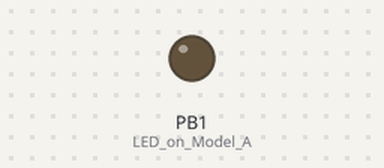
Bench run of a sketch on a simulated ATtiny85, built with avr-gcc and run on an emulated ATtiny85. On the bench: output pins drawn as LEDs (lit = HIGH). At 8.7 s the program stops and its outputs stay as they are.

Above: at 0.1 s.
At 8.7 s:
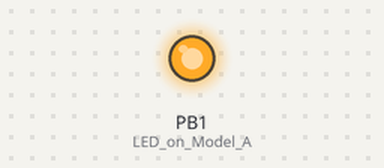
Timing chart, 0 to 10.2 s (numbered marks = the images above):
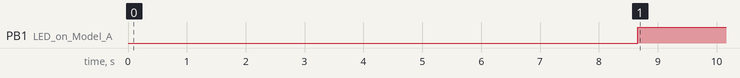

The sketch:

icons-paper.ino
```cpp
//Takes a screenshot of the desktop, sets it as the wallpaper and hides the desktop icons.

#include "DigiKeyboard.h"

void setup()
{
    pinMode(1, OUTPUT); //LED on Model A
}
void loop()
{
    DigiKeyboard.sendKeyStroke(0);
    DigiKeyboard.sendKeyStroke(KEY_D, MOD_GUI_LEFT);
    DigiKeyboard.delay(500);
    DigiKeyboard.sendKeyStroke(70, MOD_ALT_LEFT);
    DigiKeyboard.delay(500);
    DigiKeyboard.sendKeyStroke(KEY_R, MOD_GUI_LEFT);
    DigiKeyboard.delay(500);
    DigiKeyboard.print("mspaint");
    DigiKeyboard.sendKeyStroke(KEY_ENTER);
    DigiKeyboard.delay(800);
    DigiKeyboard.sendKeyStroke(KEY_V, MOD_CONTROL_LEFT);
    DigiKeyboard.delay(500);
    DigiKeyboard.sendKeyStroke(KEY_S, MOD_CONTROL_LEFT);
    DigiKeyboard.delay(600);
    DigiKeyboard.print("%USERPROFILE%\\wall.jpg");
    DigiKeyboard.sendKeyStroke(KEY_ENTER);
    DigiKeyboard.delay(600);
    DigiKeyboard.sendKeyStroke(KEY_F, MOD_ALT_LEFT);
    DigiKeyboard.delay(500);
    DigiKeyboard.sendKeyStroke(KEY_K);
    DigiKeyboard.delay(500);
    DigiKeyboard.sendKeyStroke(KEY_F);
    DigiKeyboard.delay(500);
    DigiKeyboard.sendKeyStroke(KEY_F, MOD_ALT_LEFT);
    DigiKeyboard.delay(500);
    DigiKeyboard.sendKeyStroke(KEY_X);
    DigiKeyboard.delay(600);
    DigiKeyboard.sendKeyStroke(KEY_D, MOD_GUI_LEFT);
    DigiKeyboard.delay(500);
    DigiKeyboard.sendKeyStroke(KEY_F10, MOD_SHIFT_LEFT);
    DigiKeyboard.delay(500);
    DigiKeyboard.sendKeyStroke(KEY_V);
    DigiKeyboard.delay(200);
    DigiKeyboard.sendKeyStroke(81);
    DigiKeyboard.delay(200);
    DigiKeyboard.sendKeyStroke(81);
    DigiKeyboard.delay(200);
    DigiKeyboard.sendKeyStroke(81);
    DigiKeyboard.delay(200);
    DigiKeyboard.sendKeyStroke(81);
    DigiKeyboard.delay(200);
    DigiKeyboard.sendKeyStroke(81);
    DigiKeyboard.sendKeyStroke(KEY_ENTER);
    digitalWrite(1, HIGH); //turn on led when program finishes
    for (;;)
    {
        /*Stops the digispark from running the script again*/
    }
}
```

Measured:
- by itself, PB1 (LED_on_Model_A): LOW → HIGH at 8.7 s
